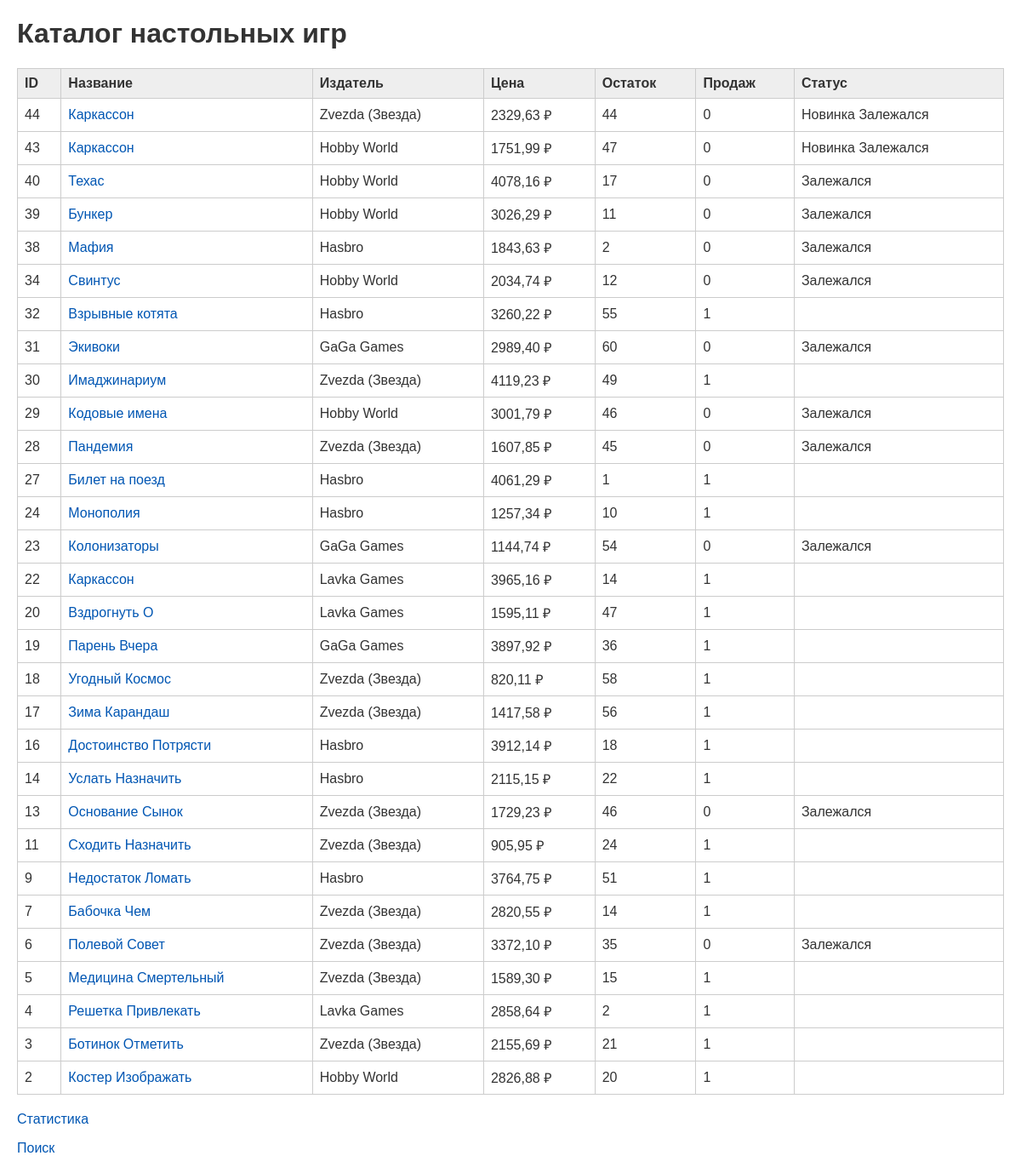
The app's page /catalog/, older data.
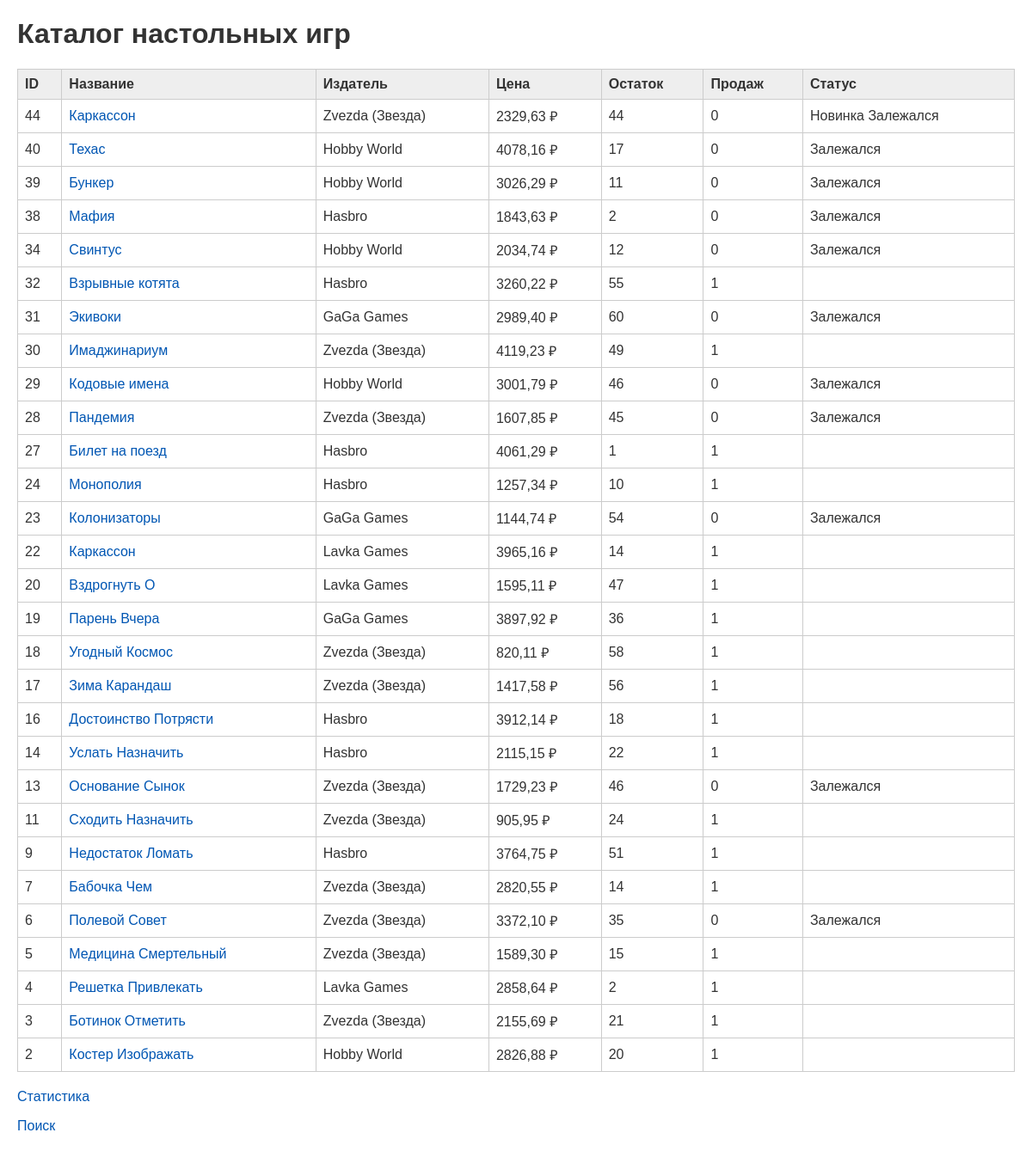
The same page, newer data.
### puzzlestore/models.py (models this page shows, shortened)
class BoardGame(models.Model):
    name = models.CharField(
        max_length=255,
        verbose_name="Название игры"
    )
    image = models.ImageField(
        upload_to='games/',
        blank=True,
        null=True,
        verbose_name="Изображение"
    )
    rules_file = models.FileField(
        upload_to='rules/',
        blank=True,
        null=True,
        verbose_name="Правила (PDF)",
        validators=[
            FileExtensionValidator(
                allowed_extensions=['pdf'],
                message='Файл правил должен быть в формате PDF'
            )
        ]
    )
    description = models.TextField(
        blank=True,
        null=True,
        verbose_name="Описание"
    )
    price = models.DecimalField(
        max_digits=10,
        decimal_places=2,
        verbose_name="Цена"
    )
    age_limit = models.ForeignKey(
        AgeLimit,
        on_delete=models.PROTECT,
        related_name='board_games',
        verbose_name="Возрастное ограничение"
    )
    publisher = models.ForeignKey(
        Publisher,
        on_delete=models.PROTECT,
        related_name='board_games',
        verbose_name="Издатель"
    )
    genres = models.ManyToManyField(
        Genre,
        verbose_name="Жанры",
        related_name='board_games'
    )
    creators = models.ManyToManyField(
        Creator,
        through='BoardGameCreator',
        through_fields=('game', 'creator'),
        verbose_name="Создатели",
        related_name='board_games'
    )
    current_stock = models.PositiveIntegerField(
        default=0,
        verbose_name="Текущий остаток на складе"
    )
    rating_avg = models.DecimalField(
        max_digits=3,
        decimal_places=2,
        blank=True,
        null=True,
        verbose_name="Средний рейтинг"
    )
    created_at = models.DateTimeField(
        auto_now_add=True,
        verbose_name="Дата добавления"
    )
    objects = BoardGameManager()
    class Meta:
        verbose_name = "Настольная игра"
        verbose_name_plural = "Настольные игры"
        ordering = ['-created_at']
        constraints = [
            models.UniqueConstraint(
                fields=['name', 'publisher'],
                name='unique_game_publisher'
            )
        ]
    def get_absolute_url(self):
        return reverse('puzzlestore:game_detail', kwargs={'pk': self.id})
    @property
    def is_new_arrival(self):
        return (timezone.now() - self.created_at).days <= 14
    @property
    def days_since_last_sale(self):
        last_sale = self.sales.order_by('-sale_date').first()
        if not last_sale:
            return 999
        return (timezone.now() - last_sale.sale_date).days
    @property
    def is_stagnant(self):
        return self.days_since_last_sale > 60

class Publisher(models.Model):
    name = models.CharField(
        max_length=255,
        unique=True,
        verbose_name="Название издателя"
    )
    website = models.URLField(
        blank=True,
        null=True,
        verbose_name="Сайт издателя"
    )
    class Meta:
        verbose_name = "Издатель"
        verbose_name_plural = "Издатели"
        ordering = ['name']

### puzzlestore/views.py (the view)
# urls.py: path('catalog/', views.catalog_view, name='catalog'),
def catalog_view(request):
    games = BoardGame.objects.available()
    games = games.exclude(genres__name='Для вечеринок')
    games = games.order_by('-created_at', 'name')
    games = games.annotate(total_sales=Count('sales'))
    games = games.prefetch_related('genres', 'publisher')
    context = {'games': games}
    return render(request, 'puzzlestore/catalog.html', context)

### puzzlestore/models.py (called while the page is built)
    def available(self):
        return self.filter(current_stock__gt=0)

### puzzlestore/templates/puzzlestore/catalog.html (shortened to what this page needs)
<!DOCTYPE html>
<html>
<head>
</head>
<body>
    <h1>Каталог настольных игр</h1>
    <table>
        <tr>
            <th>ID</th>
            <th>Название</th>
            <th>Издатель</th>
            <th>Цена</th>
            <th>Остаток</th>
            <th>Продаж</th>
            <th>Статус</th>
        </tr>
        {% for game in games %}
        <tr>
            <td>{{ game.id }}</td>
            <td><a href="{{ game.get_absolute_url }}">{{ game.name }}</a></td>
            <td>{{ game.publisher.name }}</td>
            <td>{{ game.price }} ₽</td>
            <td>{{ game.current_stock }}</td>
            <td>{{ game.total_sales|default:0 }}</td>
            <td>
                {% if game.is_new_arrival %}<span>Новинка</span>{% endif %}
                {% if game.is_stagnant %}<span>Залежался</span>{% endif %}
            </td>
        </tr>
        {% empty %}
        <tr><td colspan="7">Игр нет</td></tr>
        {% endfor %}
    </table>
    <p><a href="{% url 'puzzlestore:stats' %}">Статистика</a></p>
    <p><a href="{% url 'puzzlestore:search' %}">Поиск</a></p>
</body>
</html>

### puzzlestore/templates/puzzlestore/catalog.html (style rules this page uses)
body { font-family: Arial, sans-serif; margin: 20px; color: #333; }
table { border-collapse: collapse; width: 100%; margin-bottom: 20px; }
th, td { border: 1px solid #ccc; padding: 8px; text-align: left; }
th { background-color: #eee; }
a { color: #0056b3; text-decoration: none; }

Row changes from the older to the newer data that the page shows:
removed BoardGame: id "43", name "Каркассон", publisher.name "Hobby World", price "1751,99", current_stock "47", total_sales "0", shows "Новинка", shows "Залежался"
